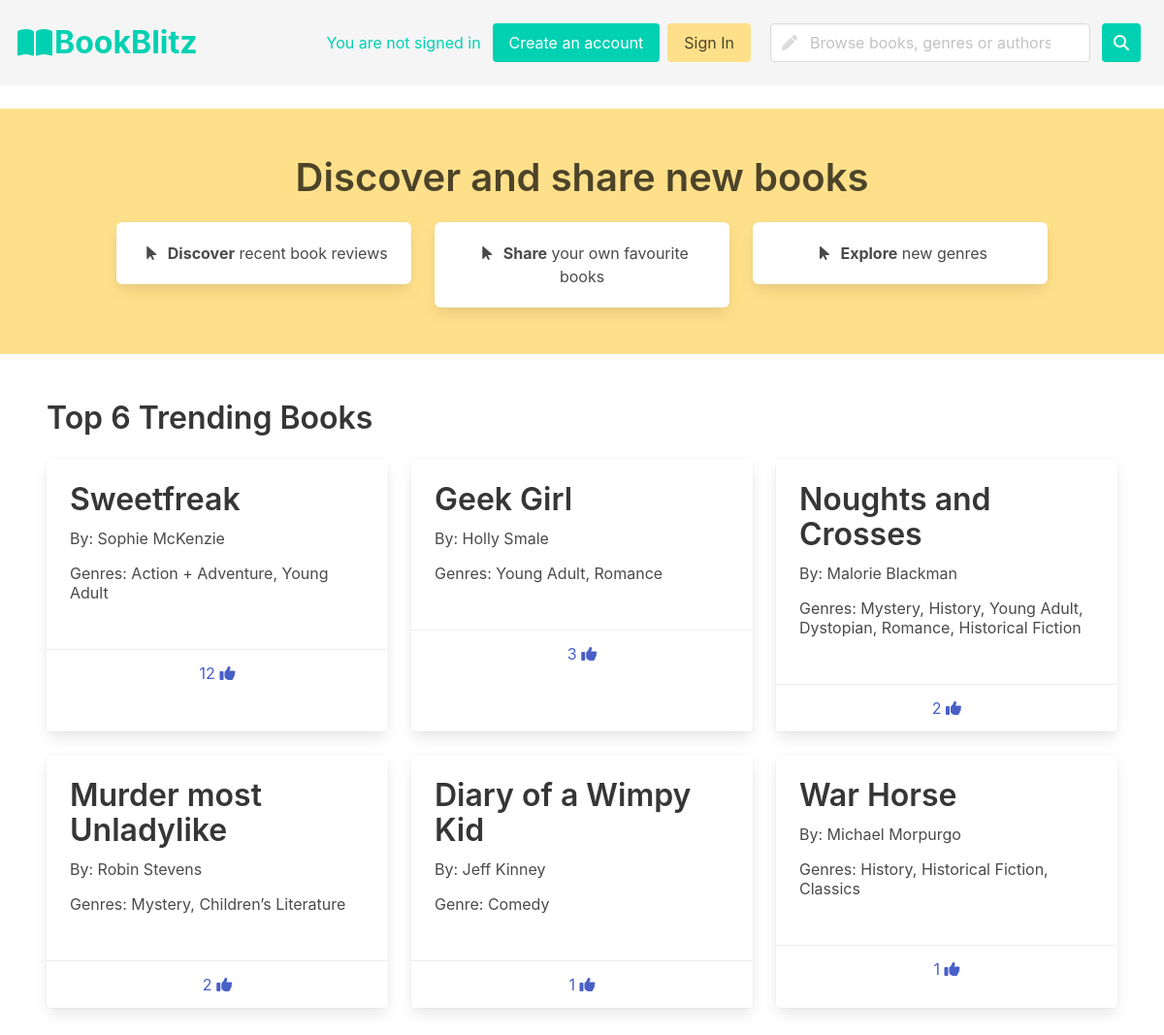
The app's page /fluffyBooks/, older data.
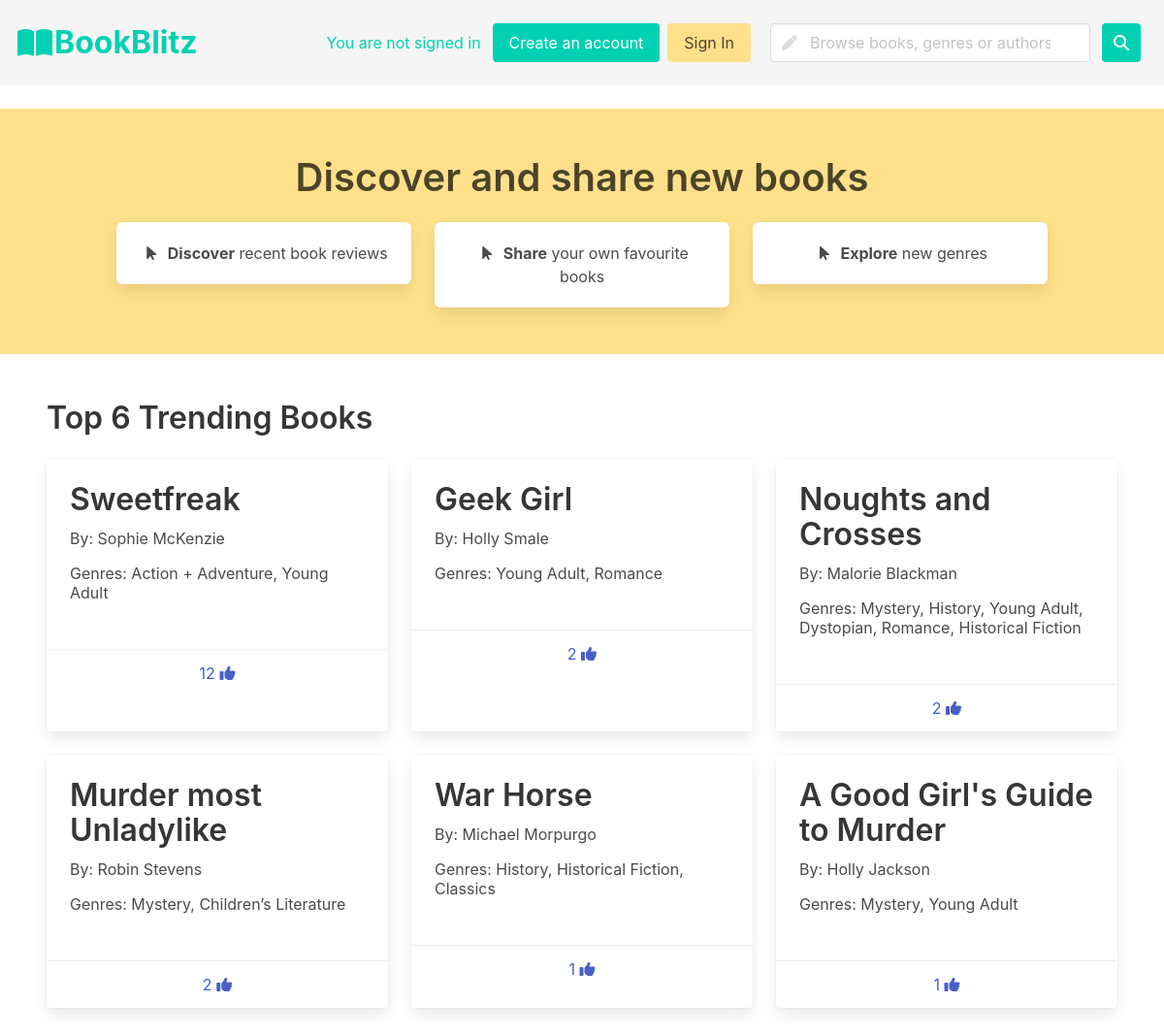
The same page, newer data.
### fluffyBooks/models.py (models this page shows, shortened)
class Book(models.Model):
    book_text = models.CharField(max_length=200)
    likes = models.IntegerField(default=0)
    book_genres = models.ManyToManyField(Genre, blank=True)
    userlikes = models.ManyToManyField(User, blank=True)
    book_authors = models.ManyToManyField(Author, blank=True)

class Author(models.Model):
    author_name = models.CharField(max_length=200)

class Genre(models.Model):
    genre_text = models.CharField(max_length=30)

### fluffyBooks/views.py (the view)
# urls.py: path('', views.home, name='home'),
def home(request):
    try:
        posted = request.GET['post']
    except:
        posted = None
    try:
        like = request.GET['warning']
    except:
        like = None
    reviews = Recommendation.objects.all()
    genres = Genre.objects.all()
    books = Book.objects.all()
    i = 0
    trending_books = Book.objects.order_by('-likes')[:6]
    review_list = []
    book_author_list = []
    cards = []
    for i in trending_books:
        card = [i.book_text]
        for author in i.book_authors.all():
            authorlist = []
            authorlist.append(author.author_name)
        card.append(authorlist)
        cards.append(card)
    context = {'cardbooks': trending_books, 'review_list':review_list, 'author_list':book_author_list, 'cards':cards, 'posted':posted, 'like':like}
    return render(request, 'fluffyBooks/home.html', context)

### fluffyBooks/templates/fluffyBooks/home.html (shortened to what this page needs)
<!DOCTYPE html>
<html>
<head>
    {% load static %}
    <link rel="stylesheet" href="https://cdn.jsdelivr.net/npm/bulma@0.9.3/css/bulma.min.css">
</head>
<body>
    {% include 'fluffyBooks/navbar.html' %}
    <section class="hero is-warning mt-5">
        <section class="section">
            <div class="container">
                <h1 class="title has-text-centered is-size-2">
                    Discover and share new books
                </h1>
                <div class="columns">
                    <div class="column">
                        <div class="box has-background-white has-text-centered">
                            <span class="icon">
                                <i class="fa-solid fa-arrow-pointer"></i>
                            </span>
                            <a href="{% url 'fluffyBooks:reviews' %}"><strong>Discover</strong> recent book
                                reviews</a>
                        </div>
                    </div>
                    <div class="column">
                        <div class="box has-background-white has-text-centered">
                            <span class="icon">
                                <i class="fa-solid fa-arrow-pointer"></i>
                            </span>
                            <a href="{% url 'fluffyBooks:review_page' %}"><strong>Share</strong> your own favourite
                                books</a>
                        </div>
                    </div>
                    <div class="column">
                        <div class="box has-background-white has-text-centered">
                            <span class="icon">
                                <i class="fa-solid fa-arrow-pointer"></i>
                            </span>
                            <a href="{% url 'fluffyBooks:genres' %}"><strong>Explore</strong> new genres</a>
                        </div>
                    </div>
                </div>
        </section>
    </section>
    <section class="section">
        <p class="title">
            Top 6 Trending Books
        </p>
    {% include 'fluffyBooks/cards.html' %}
    </section>
</body>
</html>

### fluffyBooks/templates/fluffyBooks/cards.html (shortened to what this page needs)
<div class="columns is-multiline">
    {% for book in cardbooks %}
    <div class="column is-4">
        <a href="{% url 'fluffyBooks:book'%}?book={{book.id}}">
        <div class="card h-same has-background-white">
            <div class="card-content">
                <div class="content">
                    <p class="title is-3 is-centered">{{book.book_text}}</p>
                    <p class="subtitle is-6 is-centered">
                        By:
                        {% for author in book.book_authors.all %}
                             {{author.author_name}}
                        {% endfor %}
                    </p>
                    <p class="subtitle is-6 is-centered">
                        {% if book.book_genres.count > 1 %}
                            Genres:
                            {% for genre in book.book_genres.all %}
                                {% if forloop.counter == book.book_genres.all|length %}
                                    {{genre.genre_text}}
                                {% else %}
                                    {{genre.genre_text}},
                                {% endif %}
                            {% endfor %}
                        {% else %}
                            Genre:
                            {% for genre in book.book_genres.all %}
                                {{genre.genre_text}}
                        {% endfor %}
                         {% endif %}
                    </p>
                </div>
            </div>
            <div class="card-footer">
                    <p class="card-footer-item">
                        <span>
                            <a href="{% url 'fluffyBooks:like'%}?book={{book.id}}">{{book.likes}}
                                <span class="icon is-small">
                                    <i class="fa-solid fa-thumbs-up"></i>
                                </span>
                            </a>
                        </span>
                    </p>
            </div>
        </div>
        </a>
    </div>
    {% endfor %}
</div>

Row changes from the older to the newer data that the page shows:
no longer on this page (row edited): Book: book_text "Diary of a Wimpy Kid", likes "1"
no longer on this page (row unchanged): Author: author_name "Jeff Kinney", shown under "Diary of a Wimpy Kid"
no longer on this page (row unchanged): Genre: genre_text "Comedy", shown under "Diary of a Wimpy Kid"
changed Book "Geek Girl": likes "3" → "2"
now on this page (row unchanged): Book: book_text "A Good Girl's Guide to Murder", likes "1", Genre (genre_text "Mystery"), Genre (genre_text "Young Adult")
now on this page (row unchanged): Author: author_name "Holly Jackson", shown under "A Good Girl's Guide to Murder"
